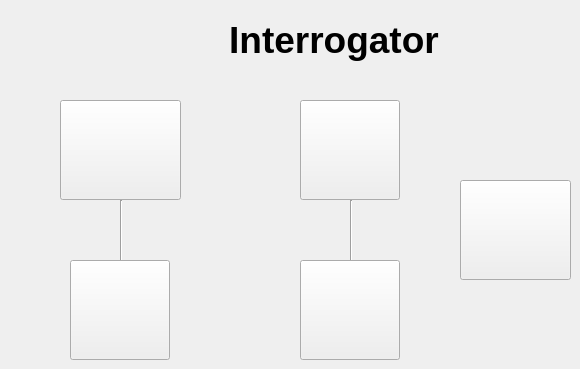
      <widget class="QWidget" name="index">
       <widget class="QWidget" name="horizontalLayoutWidget">
        <property name="geometry">
         <rect>
          <x>140</x>
          <y>0</y>
          <width>307</width>
          <height>80</height>
         </rect>
        </property>
        <layout class="QHBoxLayout" name="horizontalLayout">
         <item>
          <widget class="QLabel" name="label_titre_image">
           <property name="maximumSize">
            <size>
             <width>75</width>
             <height>75</height>
            </size>
           </property>
           <property name="text">
            <string/>
           </property>
           <property name="pixmap">
            <pixmap resource="images.qrc">:/icones/images/interrogator.png</pixmap>
           </property>
           <property name="scaledContents">
            <bool>true</bool>
           </property>
           <property name="alignment">
            <set>Qt::AlignCenter</set>
           </property>
          </widget>
         </item>
         <item>
          <widget class="QLabel" name="label_ttre">
           <property name="font">
            <font>
             <family>Ubuntu</family>
             <pointsize>28</pointsize>
             <weight>75</weight>
             <bold>true</bold>
            </font>
           </property>
           <property name="statusTip">
            <string/>
           </property>
           <property name="text">
            <string>Interrogator</string>
           </property>
           <property name="alignment">
            <set>Qt::AlignCenter</set>
           </property>
          </widget>
         </item>
        </layout>
       </widget>
       <widget class="QPushButton" name="pushButton_interro">
        <property name="geometry">
         <rect>
          <x>460</x>
          <y>180</y>
          <width>111</width>
          <height>100</height>
         </rect>
        </property>
        <property name="minimumSize">
         <size>
          <width>100</width>
          <height>100</height>
         </size>
        </property>
        <property name="statusTip">
         <string>Créer un questionnaire</string>
        </property>
        <property name="whatsThis">
         <string>Créer un questionnaire</string>
        </property>
        <property name="text">
         <string/>
        </property>
        <property name="icon">
         <iconset resource="images.qrc">
          <normaloff>:/icones/images/new_interrogation.png</normaloff>:/icones/images/new_interrogation.png</iconset>
        </property>
        <property name="iconSize">
         <size>
          <width>90</width>
          <height>90</height>
         </size>
        </property>
       </widget>
       <widget class="QPushButton" name="pushButton_category">
        <property name="geometry">
         <rect>
          <x>60</x>
          <y>100</y>
          <width>121</width>
          <height>100</height>
         </rect>
        </property>
        <property name="minimumSize">
         <size>
          <width>100</width>
          <height>100</height>
         </size>
        </property>
        <property name="statusTip">
         <string>Gérer les catégories</string>
        </property>
        <property name="whatsThis">
         <string>Gérer les catégories</string>
        </property>
        <property name="text">
         <string/>
        </property>
        <property name="icon">
         <iconset resource="images.qrc">
          <normaloff>:/icones/images/category.png</normaloff>:/icones/images/category.png</iconset>
        </property>
        <property name="iconSize">
         <size>
          <width>100</width>
          <height>100</height>
         </size>
        </property>
       </widget>
       <widget class="Line" name="line">
        <property name="geometry">
         <rect>
          <x>120</x>
          <y>200</y>
          <width>3</width>
          <height>61</height>
         </rect>
        </property>
        <property name="orientation">
         <enum>Qt::Vertical</enum>
        </property>
       </widget>
       <widget class="QPushButton" name="pushButton_question">
        <property name="geometry">
         <rect>
          <x>300</x>
          <y>100</y>
          <width>100</width>
          <height>100</height>
         </rect>
        </property>
        <property name="minimumSize">
         <size>
          <width>100</width>
          <height>100</height>
         </size>
        </property>
        <property name="statusTip">
         <string>Gérer les questions</string>
        </property>
        <property name="whatsThis">
         <string>Gérer les questions</string>
        </property>
        <property name="text">
         <string/>
        </property>
        <property name="icon">
         <iconset resource="images.qrc">
          <normaloff>:/icones/images/question.png</normaloff>:/icones/images/question.png</iconset>
        </property>
        <property name="iconSize">
         <size>
          <width>90</width>
          <height>90</height>
         </size>
        </property>
       </widget>
       <widget class="Line" name="line_2">
        <property name="geometry">
         <rect>
          <x>350</x>
          <y>200</y>
          <width>3</width>
          <height>61</height>
         </rect>
        </property>
        <property name="orientation">
         <enum>Qt::Vertical</enum>
        </property>
       </widget>
       <widget class="QPushButton" name="pushButton_add_category">
        <property name="geometry">
         <rect>
          <x>70</x>
          <y>260</y>
          <width>100</width>
          <height>100</height>
         </rect>
        </property>
        <property name="minimumSize">
         <size>
          <width>100</width>
          <height>100</height>
         </size>
        </property>
        <property name="statusTip">
         <string>Ajouter une catégorie</string>
        </property>
        <property name="whatsThis">
         <string>Ajouter une catégorie</string>
        </property>
        <property name="text">
         <string/>
        </property>
        <property name="icon">
         <iconset resource="images.qrc">
          <normaloff>:/icones/images/add_category.png</normaloff>:/icones/images/add_category.png</iconset>
        </property>
        <property name="iconSize">
         <size>
          <width>90</width>
          <height>90</height>
         </size>
        </property>
       </widget>
       <widget class="QPushButton" name="pushButton_add_question_2">
        <property name="geometry">
         <rect>
          <x>300</x>
          <y>260</y>
          <width>100</width>
          <height>100</height>
         </rect>
        </property>
        <property name="minimumSize">
         <size>
          <width>100</width>
          <height>100</height>
         </size>
        </property>
        <property name="statusTip">
         <string>Ajouter une question</string>
        </property>
        <property name="whatsThis">
         <string>Ajouter une question</string>
        </property>
        <property name="text">
         <string/>
        </property>
        <property name="icon">
         <iconset resource="images.qrc">
          <normaloff>:/icones/images/add_question.png</normaloff>:/icones/images/add_question.png</iconset>
        </property>
        <property name="iconSize">
         <size>
          <width>90</width>
          <height>90</height>
         </size>
        </property>
       </widget>
      </widget>
